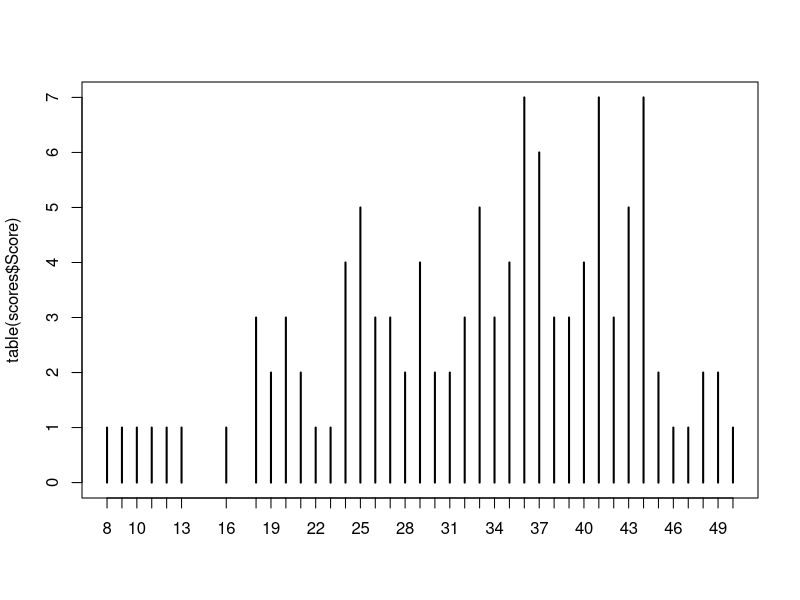
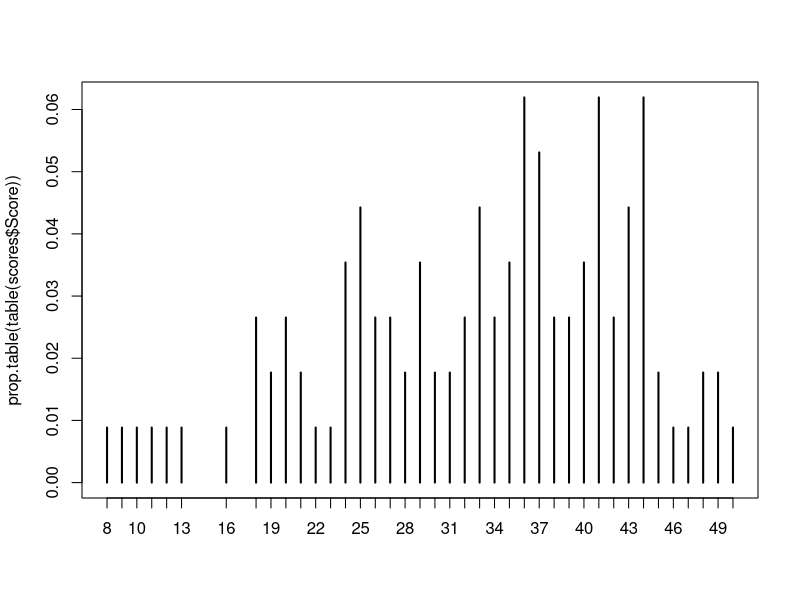
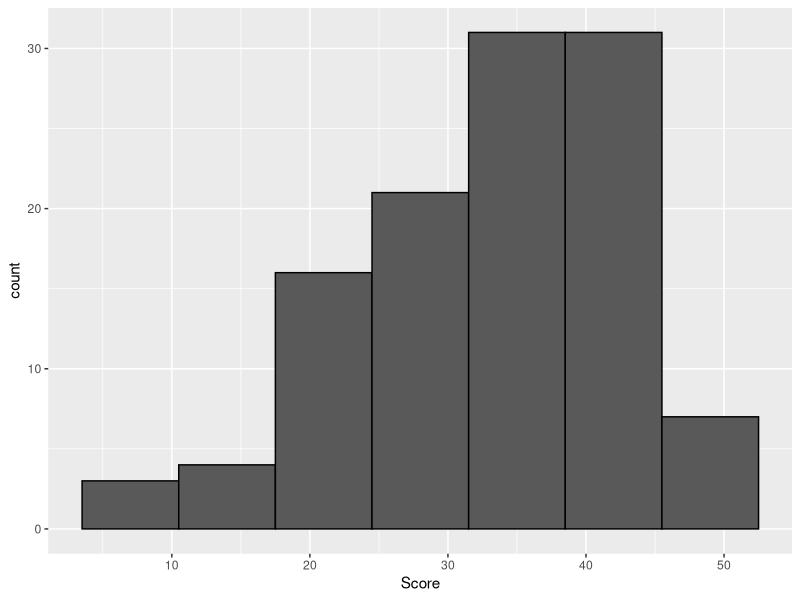
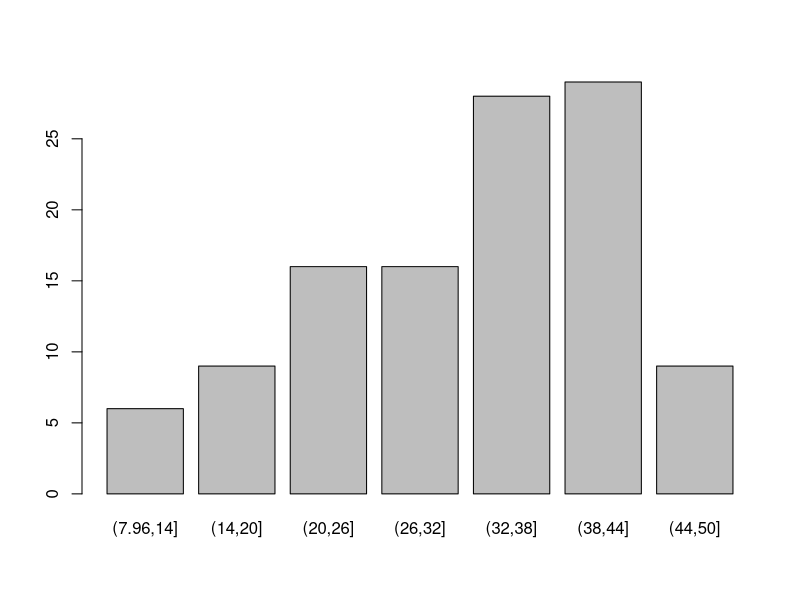
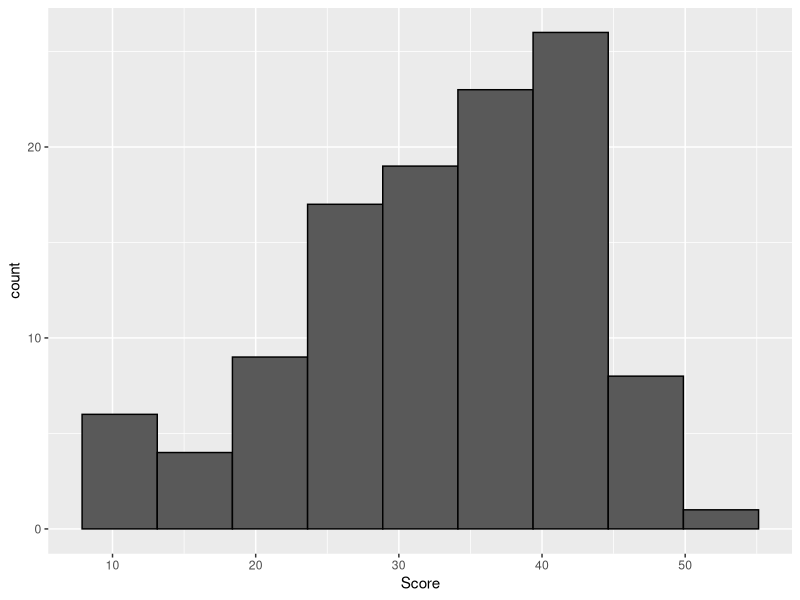
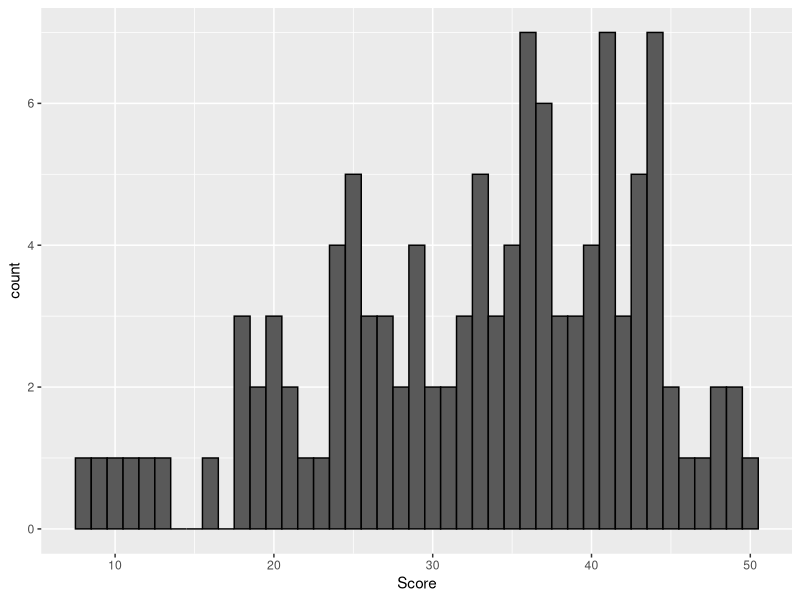
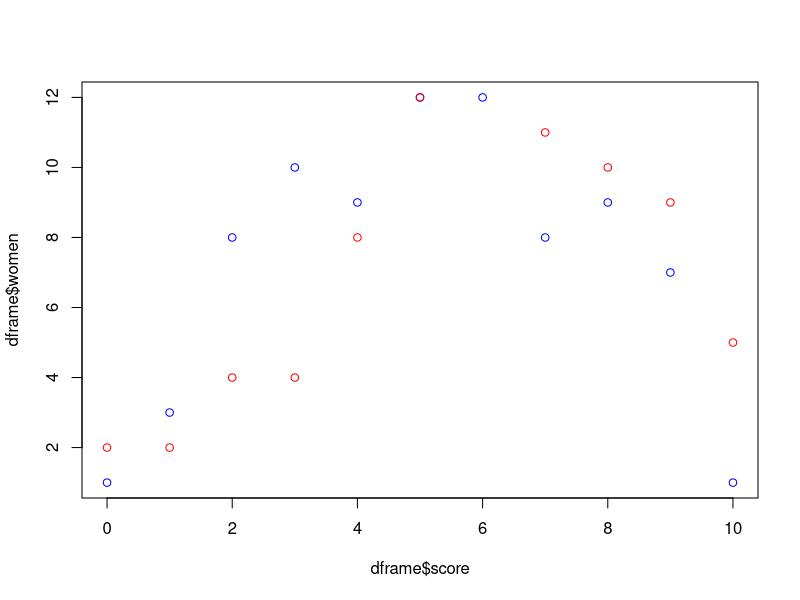
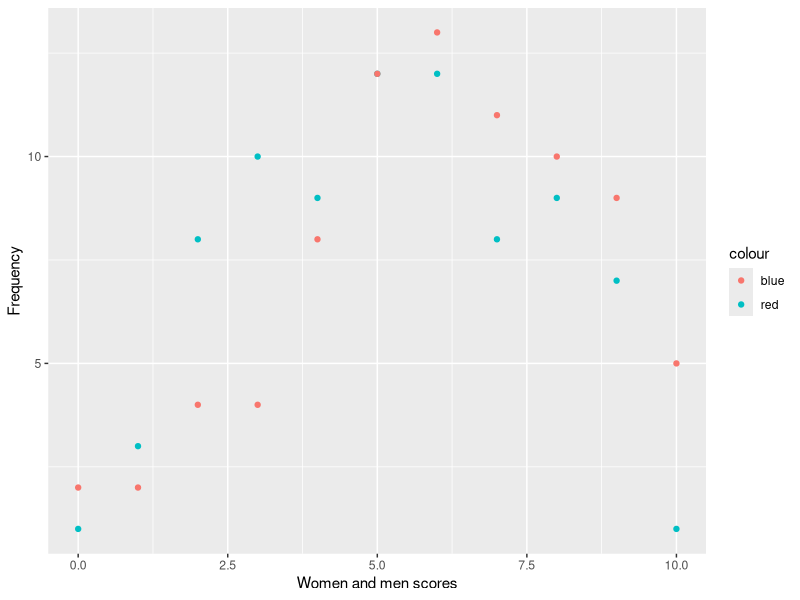

These figures' R source, in order:
## ---- chunk 1
knitr::opts_chunk$set(echo = TRUE)
## ---- chunk 2
library(tidyverse)
## ---- chunk 3
scores <- utils::read.csv(file = "../../data-raw/tp1_2.csv", sep = ";", skip = 2)
scores
## ---- chunk 4
scores <- readr::read_csv2(file = "../../data-raw/tp1_2.csv")
scores
## ---- chunk 5
# scores <- 
# 
# scores
## ---- chunk 6
str(scores)

summary(scores)
mean(scores$Score)
median(scores$Score)
## ---- chunk 7
table(scores$Score)
prop.table( table(scores$Score) ) * 100
## ---- chunk 8
plot( table(scores$Score) )
plot( prop.table( table(scores$Score) ) )
## ---- chunk 9
library(dplyr)
scores %>%
        ggplot(aes(x = Score)) +
        geom_histogram(bins = 7, colour = "black", show.legend = FALSE)

# , binwidth = c(rep(7, 5), 5, 14)

plot( cut(scores$Score, 7) )
# levels(cut(scores$Score, 7))
## ---- chunk 10
scores %>%
        ggplot(aes(x = Score)) +
        geom_histogram(bins = 9, colour = "black", show.legend = FALSE)
## ---- chunk 11
scores %>%
        ggplot(aes(x = Score)) +
        geom_histogram(binwidth = 1, colour = "black", show.legend = FALSE)

names(table(scores$Score))[table(scores$Score) == max(table(scores$Score))]
# as.data.frame( table(scores$Score) )
## ---- chunk 12
median(scores$Score)
stats::quantile(x = scores$Score, c(0.25, 0.5, 0.75))
## ---- chunk 13
mean(scores$Score)

sd(scores$Score)

var(scores$Score)

sqrt( var(scores$Score) )

# boxplot((scores$Score))
## ---- chunk 14
rm(list = ls())
## ---- chunk 15
dframe <- data.frame(
        score = c(0, 1, 2, 3, 4, 5, 6, 7, 8, 9, 10),
        women = c(1, 3, 8, 10, 9, 12, 12, 8, 9, 7, 1),
        men = c(2, 2, 4, 4, 8, 12, 13, 11, 10, 9, 5)
)
dframe
## ---- chunk 16
plot(x = dframe$score, y = dframe$women, col = "blue")
points(x = dframe$score, y = dframe$men, col = "red")
## ---- chunk 17
ggplot(dframe, aes(x = score, y = women, colour = "red")) +
        geom_point() +
        geom_point( aes(x = score, y = men, colour = "blue"))+
        xlab("Women and men scores") +
        ylab("Frequency")
## ---- chunk 18
ggplot(dframe, aes(x = score, y = women, fill = "red")) +
        geom_col(alpha = .5) +
        geom_col(aes(x = score, y = men, fill = "blue"), alpha = .5)+
        xlab("Women and men scores") +
        ylab("Frequency")
## ---- chunk 19
# dframe_longer <- pivot_longer(dframe, cols = c("men", "women"))
# 
# ggplot(dframe_longer, aes(x = name, y = value, colour = "red")) +
# #         geom_boxplot() 
# 
# # ggplot(dframe_longer, aes(x = name, y = value, colour = "red")) +
# #         geom_boxplot() 
# 
# 
#         geom_point( aes(x = score, y = men, colour = "blue"))+
#         xlab("Women and men scores") +
#         ylab("Frequency")
## ---- chunk 20
hw_age <- tribble(
        ~husband, ~wife,
        20, 20,
        25, 24,
        25, 22,
        31, 29,
        18,20,
        25,24,
        32,31,
        26,25,
        22,21,
        24,24,
        24,22,
        25,26,
        27,22,
        20,18,
        18,19,
        23,21,
        23,23,
        34,35,
        45,43,
        23,22,
        22,21,
        20,22,
        21,22,
        34,32,
        21,20,
        32,30, 
        45,44,
        33,32,
        31,30, 
        33,31,
        36,35,
        28,27, 
        27,26,
        29,28,
        21,21,
        22,20,
        24,23,
        31,29,
        33,30
)
hw_age
